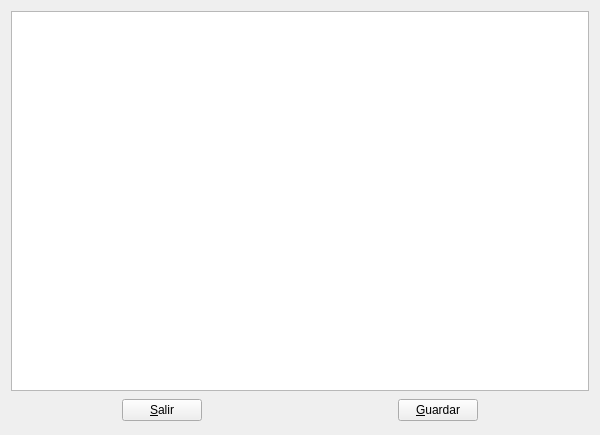
<ui version="4.0" >
 <class>WidgetBarras</class>
 <widget class="QWidget" name="WidgetBarras" >
  <property name="geometry" >
   <rect>
    <x>0</x>
    <y>0</y>
    <width>600</width>
    <height>435</height>
   </rect>
  </property>
  <property name="windowTitle" >
   <string comment="Grafico" >Grafico</string>
  </property>
  <layout class="QVBoxLayout" >
   <item>
    <widget class="QGraphicsView" name="graphicsView" />
   </item>
   <item>
    <layout class="QHBoxLayout" >
     <item>
      <spacer>
       <property name="orientation" >
        <enum>Qt::Horizontal</enum>
       </property>
       <property name="sizeHint" >
        <size>
         <width>111</width>
         <height>27</height>
        </size>
       </property>
      </spacer>
     </item>
     <item>
      <widget class="QPushButton" name="salirpushButton" >
       <property name="text" >
        <string>&amp;Salir</string>
       </property>
      </widget>
     </item>
     <item>
      <spacer>
       <property name="orientation" >
        <enum>Qt::Horizontal</enum>
       </property>
       <property name="sizeHint" >
        <size>
         <width>191</width>
         <height>20</height>
        </size>
       </property>
      </spacer>
     </item>
     <item>
      <widget class="QPushButton" name="guardarpushButton" >
       <property name="text" >
        <string>&amp;Guardar</string>
       </property>
      </widget>
     </item>
     <item>
      <spacer>
       <property name="orientation" >
        <enum>Qt::Horizontal</enum>
       </property>
       <property name="sizeHint" >
        <size>
         <width>111</width>
         <height>27</height>
        </size>
       </property>
      </spacer>
     </item>
    </layout>
   </item>
  </layout>
 </widget>
 <resources/>
 <connections/>
</ui>
